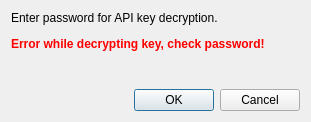
<?xml version="1.0" encoding="UTF-8"?>
<ui version="4.0">
 <class>EnterApiPwDialog</class>
 <widget class="QDialog" name="EnterApiPwDialog">
  <property name="geometry">
   <rect>
    <x>0</x>
    <y>0</y>
    <width>311</width>
    <height>122</height>
   </rect>
  </property>
  <property name="windowTitle">
   <string>Enter Password </string>
  </property>
  <layout class="QVBoxLayout" name="verticalLayout">
   <item>
    <widget class="QLabel" name="label">
     <property name="text">
      <string>Enter password for API key decryption.</string>
     </property>
    </widget>
   </item>
   <item>
    <widget class="PasswordField" name="pw_field" native="true"/>
   </item>
   <item>
    <widget class="QLabel" name="error_label">
     <property name="font">
      <font>
       <bold>false</bold>
      </font>
     </property>
     <property name="text">
      <string>&lt;html&gt;&lt;head/&gt;&lt;body&gt;&lt;p&gt;&lt;span style=&quot; font-weight:700; color:#ff0000;&quot;&gt;Error while decrypting key, check password!&lt;/span&gt;&lt;/p&gt;&lt;/body&gt;&lt;/html&gt;</string>
     </property>
     <property name="textFormat">
      <enum>Qt::RichText</enum>
     </property>
    </widget>
   </item>
   <item>
    <spacer name="verticalSpacer">
     <property name="orientation">
      <enum>Qt::Vertical</enum>
     </property>
     <property name="sizeHint" stdset="0">
      <size>
       <width>20</width>
       <height>3</height>
      </size>
     </property>
    </spacer>
   </item>
   <item>
    <widget class="QDialogButtonBox" name="buttonBox">
     <property name="standardButtons">
      <set>QDialogButtonBox::Cancel|QDialogButtonBox::Ok</set>
     </property>
    </widget>
   </item>
  </layout>
 </widget>
 <customwidgets>
  <customwidget>
   <class>PasswordField</class>
   <extends>QWidget</extends>
   <header>ui/passwordfield.h</header>
   <container>1</container>
  </customwidget>
 </customwidgets>
 <resources/>
 <connections/>
</ui>
